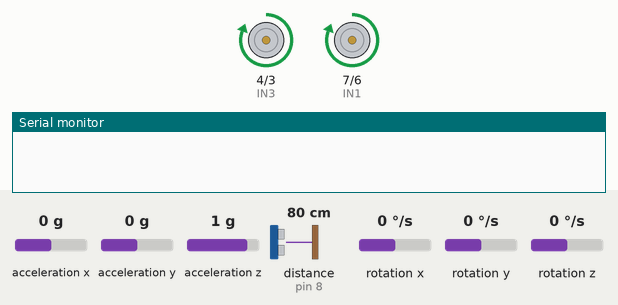
A sketch run on a simulated Arduino Uno, built with avr-gcc and run on an emulated ATmega328P. Shown: motor-driver pin pairs drawn as motors (green arrow = first pin HIGH = forward, orange = second pin HIGH = backward, longer = more drive), the last lines printed to the serial monitor. Wiring (inferred from the names in the program): ultrasonic range finder: trigger pin 9; echo pin 8. The inputs (shaded band) are chosen by the test bench; at power-on: acceleration x 0 g, acceleration y 0 g, acceleration z 1 g, distance to the obstacle (sensor on pin 8) 80 cm, rotation x 0 °/s, rotation y 0 °/s, rotation z 0 °/s. The echo pulse lasts 58.3 µs per cm.

Above: at 0.5 s.
At 1.7 s:
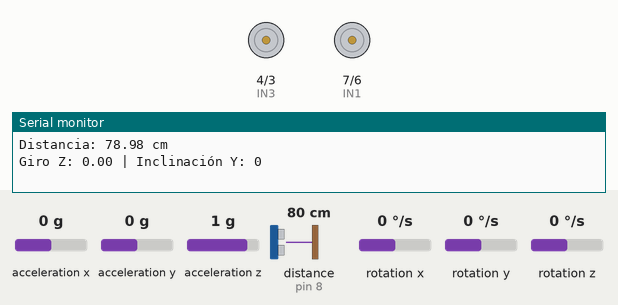
At 3.0 s:
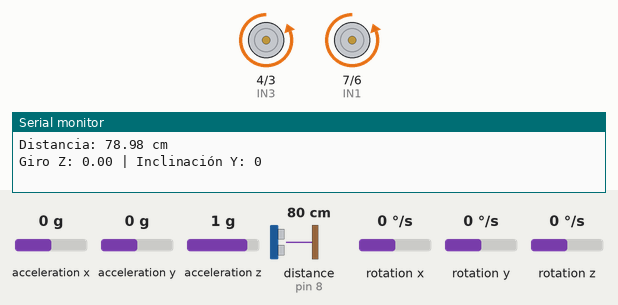
At 6.0 s:
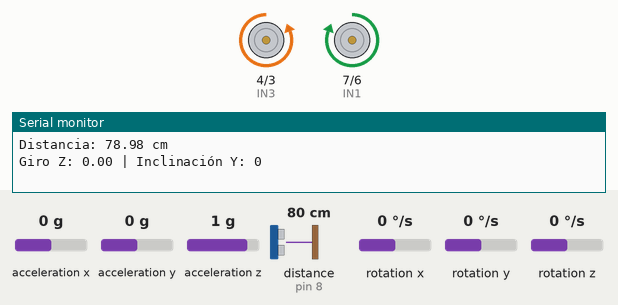
Timing chart, 0 to 9.1 s (numbered marks = the images above):
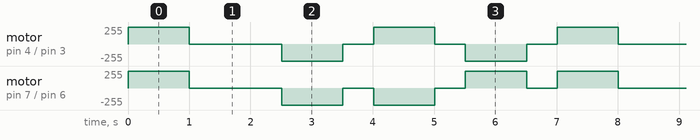

Measured:
- by itself, motor on pin 7 (IN1) / pin 6 (IN2): repeats every 7.0 s: stopped 1.5 s, 2 × (backward 255/255 1.0 s, stopped 0.50 s), forward 255/255 1.0 s, stopped 0.50 s, forward 255/255 1.0 s
- by itself, motor on pin 4 (IN3) / pin 3 (IN4): repeats every 7.0 s: stopped 1.5 s, backward 255/255 1.0 s, stopped 0.50 s, forward 255/255 1.0 s, stopped 0.50 s, backward 255/255 1.0 s, stopped 0.50 s, forward 255/255 1.0 s

The sketch:

allinclude.ino
```cpp
#include <Wire.h>
#include <MPU6050.h>

MPU6050 imu;

int IN1 = 7;
int IN2 = 6;
int IN3 = 4;
int IN4 = 3;

int TRIG = 9;
int ECHO = 8;

void setup() {
  pinMode(IN1, OUTPUT);
  pinMode(IN2, OUTPUT);
  pinMode(IN3, OUTPUT);
  pinMode(IN4, OUTPUT);

  pinMode(TRIG, OUTPUT);
  pinMode(ECHO, INPUT);

  Wire.begin();
  imu.initialize();

  Serial.begin(9600);
  while (!imu.testConnection());
}

void loop() {
  moverAdelante();
  delay(1000);
  detenerMotores();
  delay(500);

  float distancia = medirDistancia();
  Serial.print("Distancia: ");
  Serial.print(distancia);
  Serial.println(" cm");

  leerIMU();
  delay(1000);

  moverAtras();
  delay(1000);
  detenerMotores();
  delay(500);

  moverIzquierda();
  delay(1000);
  detenerMotores();
  delay(500);

  moverDerecha();
  delay(1000);
  detenerMotores();
  delay(500);
}

void moverAdelante() {
  digitalWrite(IN1, HIGH);
  digitalWrite(IN2, LOW);
  digitalWrite(IN3, HIGH);
  digitalWrite(IN4, LOW);
}

void moverAtras() {
  digitalWrite(IN1, LOW);
  digitalWrite(IN2, HIGH);
  digitalWrite(IN3, LOW);
  digitalWrite(IN4, HIGH);
}

void moverIzquierda() {
  digitalWrite(IN1, LOW);
  digitalWrite(IN2, HIGH);
  digitalWrite(IN3, HIGH);
  digitalWrite(IN4, LOW);
}

void moverDerecha() {
  digitalWrite(IN1, HIGH);
  digitalWrite(IN2, LOW);
  digitalWrite(IN3, LOW);
  digitalWrite(IN4, HIGH);
}

void detenerMotores() {
  digitalWrite(IN1, LOW);
  digitalWrite(IN2, LOW);
  digitalWrite(IN3, LOW);
  digitalWrite(IN4, LOW);
}

float medirDistancia() {
  digitalWrite(TRIG, LOW);
  delayMicroseconds(2);
  digitalWrite(TRIG, HIGH);
  delayMicroseconds(10);
  digitalWrite(TRIG, LOW);
  long duracion = pulseIn(ECHO, HIGH);
  return duracion * 0.034 / 2;
}

void leerIMU() {
  int16_t ax, ay, az, gx, gy, gz;
  imu.getMotion6(&ax, &ay, &az, &gx, &gy, &gz);
  Serial.print("Giro Z: ");
  Serial.print(gz / 131.0);
  Serial.print(" | Inclinación Y: ");
  Serial.println(ay);
}
```
